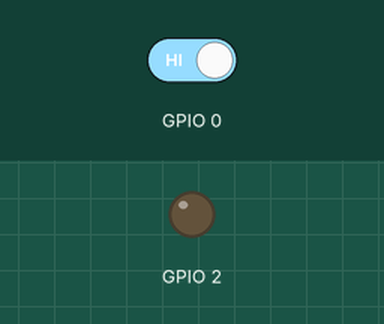
A sketch run on a simulated ESP32. Shown: output pins drawn as LEDs (lit = HIGH). Inputs (shaded band) come from the test bench; at power-on: GPIO 0 HIGH. WiFi joins after 1.5 s; servers stay silent unless stated; random numbers use the default seed unless the sketch sets one; no MQTT or app messages arrive unless stated; what the sketch prints to the serial monitor is not drawn.

Above: at 2.7 s.
2.8 s: GPIO 0 driven LOW
At 3.1 s:
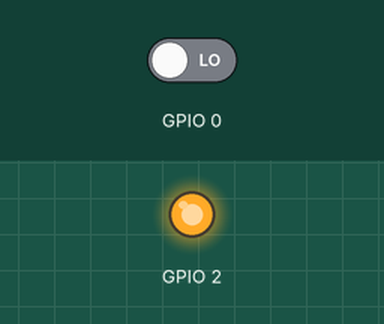
Timing chart, 0 to 5.8 s (numbered marks = the images above; inputs shaded):
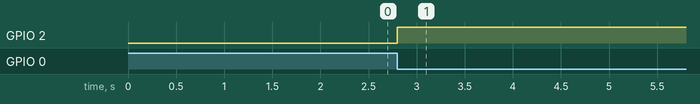

Measured:
- after the input at 2.8 s, GPIO 2: LOW → HIGH at once

The sketch:

uts_iot.ino
```cpp
#include <WiFi.h>
#include <PubSubClient.h>

//define configurations
int previous_state;
int saldo = 251000;
int freq = 2;
long previousMillis = 0;
int ledState = LOW;
const char* ssid = "THE BARRAN LT 3A";
const char* password = "barranatas";
const char* mqtt_server = "192.168.100.45";
bool blinking = false;
bool menyala = false;
String transactions = "+ 251000;";

WiFiClient espClient;
PubSubClient client(espClient);

//reconnect MQTT connection
void reconnect() {
  while (!client.connected()) {
    Serial.println("Attempting MQTT connection...");
    String clientId = "ESP8266Client-";
    clientId += String(random(0xffff), HEX);
    client.connect(clientId.c_str());
  }
  client.subscribe("ESP/INPUT");
  client.publish("ESP/OUTPUT",transactions.c_str());
  Serial.println("Connected!");
}

void setup() {
  //setup led and button
  pinMode(0, INPUT);
  pinMode(2, OUTPUT);
  Serial.begin(115200);
  while(!Serial)
  previous_state = HIGH;

  //connect to WIFI
  WiFi.mode(WIFI_STA);
  WiFi.begin(ssid, password);
  while (WiFi.status() != WL_CONNECTED) {
    delay(500);
    Serial.print(".");
  }
  Serial.print("IP address: ");
  Serial.println(WiFi.localIP());
  client.setServer(mqtt_server, 1883);
  client.setCallback(callback);
}

void callback(char* topic, byte* message, unsigned int length){
  String messageTemp;
  for (int i = 0; i < length; i++) {
    messageTemp += (char)message[i];
  }

  if (String(topic) == "ESP/INPUT") {
    transactions += "+ ";
    transactions += messageTemp;
    transactions += ";";
    saldo += atoi(messageTemp.c_str());
    client.publish("ESP/OUTPUT",transactions.c_str());
  }
}

void loop() {
  //connect to MQTT Server
  if (!client.connected()) {
    reconnect();
  }
  client.loop();

  //detect if button is clicked
  int current_state = digitalRead(0);
  if((previous_state==HIGH) && (current_state==LOW)){
    if(saldo>=20000){
      saldo -= 20000;
      transactions += "- 20000;";
      client.publish("ESP/OUTPUT", transactions.c_str());
      digitalWrite(2, HIGH);
      delay(5000);
      digitalWrite(2, LOW);

    }else{
      String msg = "Transaksi gagal! Saldo akhir: Rp";
      msg += saldo;
      client.publish("ESP/OUTPUT",transactions.c_str());
      for(int i=0;i<5;i++){
        digitalWrite(2, HIGH);
        delay(500);
        digitalWrite(2, LOW);
        delay(500);
      }
    }
  }else if((previous_state==LOW) && (current_state==HIGH)){
    previous_state = HIGH;
  }
}
```
